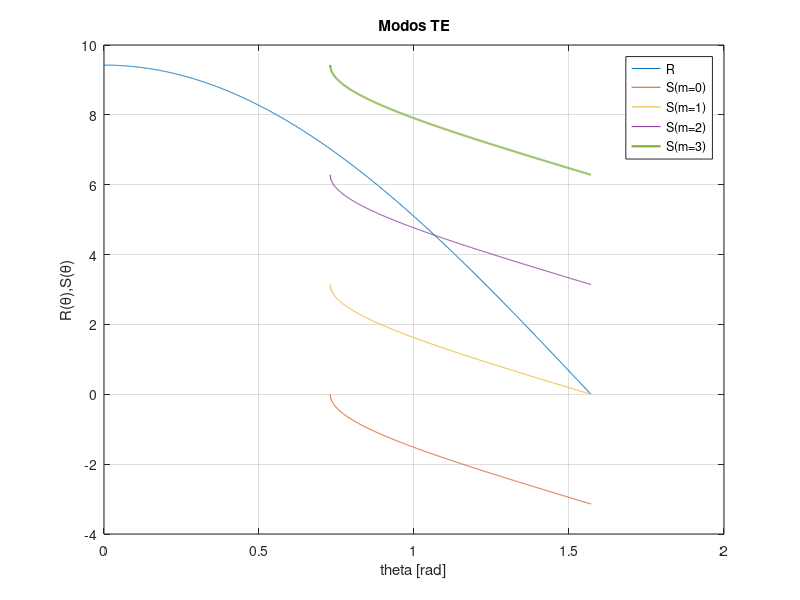

MATLAB code to generate this figure:
clc, close all, clear all

% Método de rayos
% modos TE

%Parámetros
%Todas las unidades en um
n1=1.5;  %core
n2=1;    %cladding
h=1;     %grosor del core
lambda=1; %longitud de onda
k0=2*pi/lambda;  %numero de onda

%Ecuación de dispersión
% beta=@(theta) k0*n1*sin(theta);
% gammax=sqrt((k0*n1*sin(theta)).^2 -(n2^2)*(k0^2));
% kx=sqrt((n1^2)*(k0^2) -(k0*n1*sin(theta)).^2);
R=@(theta) h*k0*n1.*cos(theta);
S0=@(theta) -2.*atan((sqrt((k0*n1*sin(theta)).^2 -(n2^2)*(k0^2)))./(sqrt((n1^2)*(k0^2) -(k0*n1*sin(theta)).^2)));
S1=@(theta) pi - 2.*atan((sqrt((k0*n1*sin(theta)).^2 -(n2^2)*(k0^2)))./(sqrt((n1^2)*(k0^2) -(k0*n1*sin(theta)).^2)));
S2=@(theta) 2*pi - 2.*atan((sqrt((k0*n1*sin(theta)).^2 -(n2^2)*(k0^2)))./(sqrt((n1^2)*(k0^2) -(k0*n1*sin(theta)).^2)));
S3=@(theta) 3*pi - 2.*atan((sqrt((k0*n1*sin(theta)).^2 -(n2^2)*(k0^2)))./(sqrt((n1^2)*(k0^2) -(k0*n1*sin(theta)).^2)));

%Plot
theta=linspace(0,pi/2,1000);
theta2=linspace(0.7294,pi/2,1000);
figure('Name','Modos TE'), plot(theta,R(theta),theta2,S0(theta2),theta2,S1(theta2), ...
    theta2,S2(theta2),theta2,S3(theta2),'LineWidth',1.5), grid on
legend('R','S(m=0)','S(m=1)','S(m=2)','S(m=3)','Location','best')
title('Modos TE')
xlabel('theta [rad]') 
ylabel('R(θ),S(θ)')